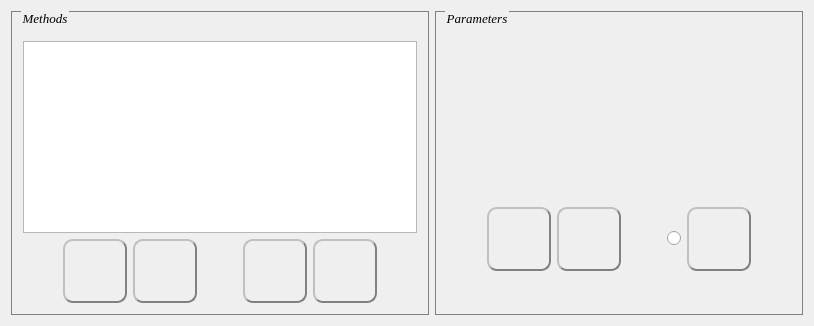
           <widget class="QWidget" name="detectionTab">
            <attribute name="title">
             <string>Critical Points Detection</string>
            </attribute>
            <layout class="QHBoxLayout" name="horizontalLayout_11">
             <item>
              <widget class="QGroupBox" name="detMethodBox">
               <property name="font">
                <font>
                 <family>Times New Roman</family>
                 <pointsize>10</pointsize>
                 <italic>true</italic>
                </font>
               </property>
               <property name="styleSheet">
                <string notr="true">QGroupBox#detMethodBox{
    border: 1px groove gray;
    margin-top: 5ex;
}

QGroupBox#detMethodBox::title{
    subcontrol-origin: margin;
    subcontrol-position: top left;
	left: 10px;
}</string>
               </property>
               <property name="title">
                <string>Methods</string>
               </property>
               <layout class="QVBoxLayout" name="verticalLayout_6">
                <item>
                 <widget class="QListWidget" name="detMethodList">
                  <property name="font">
                   <font>
                    <family>Microsoft YaHei UI</family>
                   </font>
                  </property>
                  <property name="toolTip">
                   <string>Double click to edit</string>
                  </property>
                 </widget>
                </item>
                <item>
                 <widget class="QWidget" name="widget_4" native="true">
                  <layout class="QHBoxLayout" name="horizontalLayout_3">
                   <property name="margin">
                    <number>0</number>
                   </property>
                   <item>
                    <spacer name="horizontalSpacer_14">
                     <property name="orientation">
                      <enum>Qt::Horizontal</enum>
                     </property>
                     <property name="sizeType">
                      <enum>QSizePolicy::Fixed</enum>
                     </property>
                     <property name="sizeHint" stdset="0">
                      <size>
                       <width>40</width>
                       <height>20</height>
                      </size>
                     </property>
                    </spacer>
                   </item>
                   <item>
                    <widget class="MethodButton" name="detAddButton">
                     <property name="cursor">
                      <cursorShape>PointingHandCursor</cursorShape>
                     </property>
                     <property name="toolTip">
                      <string>Add method</string>
                     </property>
                     <property name="styleSheet">
                      <string notr="true">QPushButton{
	width: 60px;
	height: 60px;
	border-radius: 10px;
	border: 2px groove gray;
	border-style: outset;
}
QPushButton:hover{
	background-color:rgba(0, 170, 255, 128);
}
QPushButton::pressed{
	background-color: rgb(200, 200, 200);
	border-style: inset;
}</string>
                     </property>
                     <property name="text">
                      <string/>
                     </property>
                     <property name="icon">
                      <iconset resource="../../dialog.qrc">
                       <normaloff>:/src/pics/plus.png</normaloff>:/src/pics/plus.png</iconset>
                     </property>
                     <property name="iconSize">
                      <size>
                       <width>128</width>
                       <height>128</height>
                      </size>
                     </property>
                    </widget>
                   </item>
                   <item>
                    <widget class="MethodButton" name="detDelButton">
                     <property name="cursor">
                      <cursorShape>PointingHandCursor</cursorShape>
                     </property>
                     <property name="toolTip">
                      <string>Delete method</string>
                     </property>
                     <property name="styleSheet">
                      <string notr="true">QPushButton{
	width: 60px;
	height: 60px;
	border-radius: 10px;
	border: 2px groove gray;
	border-style: outset;
}
QPushButton:hover{
	background-color:rgba(0, 170, 255, 128);
}
QPushButton::pressed{
	background-color: rgb(200, 200, 200);
	border-style: inset;
}</string>
                     </property>
                     <property name="text">
                      <string/>
                     </property>
                     <property name="icon">
                      <iconset resource="../../dialog.qrc">
                       <normaloff>:/src/pics/minus.png</normaloff>:/src/pics/minus.png</iconset>
                     </property>
                    </widget>
                   </item>
                   <item>
                    <spacer name="horizontalSpacer_9">
                     <property name="orientation">
                      <enum>Qt::Horizontal</enum>
                     </property>
                     <property name="sizeHint" stdset="0">
                      <size>
                       <width>40</width>
                       <height>20</height>
                      </size>
                     </property>
                    </spacer>
                   </item>
                   <item>
                    <widget class="MethodButton" name="detUpButton">
                     <property name="cursor">
                      <cursorShape>PointingHandCursor</cursorShape>
                     </property>
                     <property name="toolTip">
                      <string>Move up</string>
                     </property>
                     <property name="styleSheet">
                      <string notr="true">QPushButton{
	width: 60px;
	height: 60px;
	border-radius: 10px;
	border: 2px groove gray;
	border-style: outset;
}
QPushButton:hover{
	background-color:rgba(0, 170, 255, 128);
}
QPushButton::pressed{
	background-color: rgb(200, 200, 200);
	border-style: inset;
}</string>
                     </property>
                     <property name="text">
                      <string/>
                     </property>
                     <property name="icon">
                      <iconset resource="../../dialog.qrc">
                       <normaloff>:/src/pics/up.png</normaloff>:/src/pics/up.png</iconset>
                     </property>
                    </widget>
                   </item>
                   <item>
                    <widget class="MethodButton" name="detDownButton">
                     <property name="cursor">
                      <cursorShape>PointingHandCursor</cursorShape>
                     </property>
                     <property name="toolTip">
                      <string>Move down</string>
                     </property>
                     <property name="styleSheet">
                      <string notr="true">QPushButton{
	width: 60px;
	height: 60px;
	border-radius: 10px;
	border: 2px groove gray;
	border-style: outset;
}
QPushButton:hover{
	background-color:rgba(0, 170, 255, 128);
}
QPushButton::pressed{
	background-color: rgb(200, 200, 200);
	border-style: inset;
}</string>
                     </property>
                     <property name="text">
                      <string/>
                     </property>
                     <property name="icon">
                      <iconset resource="../../dialog.qrc">
                       <normaloff>:/src/pics/down.png</normaloff>:/src/pics/down.png</iconset>
                     </property>
                    </widget>
                   </item>
                   <item>
                    <spacer name="horizontalSpacer_15">
                     <property name="orientation">
                      <enum>Qt::Horizontal</enum>
                     </property>
                     <property name="sizeType">
                      <enum>QSizePolicy::Fixed</enum>
                     </property>
                     <property name="sizeHint" stdset="0">
                      <size>
                       <width>40</width>
                       <height>20</height>
                      </size>
                     </property>
                    </spacer>
                   </item>
                  </layout>
                 </widget>
                </item>
               </layout>
              </widget>
             </item>
             <item>
              <widget class="QGroupBox" name="detParaBox">
               <property name="font">
                <font>
                 <family>Times New Roman</family>
                 <pointsize>10</pointsize>
                 <italic>true</italic>
                </font>
               </property>
               <property name="styleSheet">
                <string notr="true">QGroupBox#detParaBox{
    border: 1px groove gray;
    margin-top: 5ex;
}

QGroupBox#detParaBox::title{
    subcontrol-origin: margin;
    subcontrol-position: top left;
	left: 10px;
}</string>
               </property>
               <property name="title">
                <string>Parameters</string>
               </property>
               <layout class="QVBoxLayout" name="verticalLayout_11">
                <item>
                 <widget class="QtTreePropertyBrowser" name="detParaBrowser" native="true">
                  <property name="font">
                   <font>
                    <family>Microsoft YaHei UI</family>
                   </font>
                  </property>
                 </widget>
                </item>
                <item>
                 <widget class="QWidget" name="widget_7" native="true">
                  <layout class="QHBoxLayout" name="horizontalLayout_8">
                   <property name="margin">
                    <number>0</number>
                   </property>
                   <item>
                    <spacer name="horizontalSpacer_8">
                     <property name="orientation">
                      <enum>Qt::Horizontal</enum>
                     </property>
                     <property name="sizeType">
                      <enum>QSizePolicy::Fixed</enum>
                     </property>
                     <property name="sizeHint" stdset="0">
                      <size>
                       <width>40</width>
                       <height>20</height>
                      </size>
                     </property>
                    </spacer>
                   </item>
                   <item>
                    <widget class="ParameterButton" name="detAddParaButton">
                     <property name="cursor">
                      <cursorShape>PointingHandCursor</cursorShape>
                     </property>
                     <property name="toolTip">
                      <string>Add parameter</string>
                     </property>
                     <property name="styleSheet">
                      <string notr="true">QPushButton{
	width: 60px;
	height: 60px;
	border-radius: 10px;
	border: 2px groove gray;
	border-style: outset;
}
QPushButton:hover{
	background-color:rgba(0, 170, 255, 128);
}
QPushButton::pressed{
	background-color: rgb(200, 200, 200);
	border-style: inset;
}</string>
                     </property>
                     <property name="text">
                      <string/>
                     </property>
                     <property name="icon">
                      <iconset resource="../../dialog.qrc">
                       <normaloff>:/src/pics/plus.png</normaloff>:/src/pics/plus.png</iconset>
                     </property>
                     <property name="iconSize">
                      <size>
                       <width>128</width>
                       <height>128</height>
                      </size>
                     </property>
                    </widget>
                   </item>
                   <item>
                    <widget class="ParameterButton" name="detDelParaButton">
                     <property name="cursor">
                      <cursorShape>PointingHandCursor</cursorShape>
                     </property>
                     <property name="toolTip">
                      <string>Delete parameter</string>
                     </property>
                     <property name="styleSheet">
                      <string notr="true">QPushButton{
	width: 60px;
	height: 60px;
	border-radius: 10px;
	border: 2px groove gray;
	border-style: outset;
}
QPushButton:hover{
	background-color:rgba(0, 170, 255, 128);
}
QPushButton::pressed{
	background-color: rgb(200, 200, 200);
	border-style: inset;
}</string>
                     </property>
                     <property name="text">
                      <string/>
                     </property>
                     <property name="icon">
                      <iconset resource="../../dialog.qrc">
                       <normaloff>:/src/pics/minus.png</normaloff>:/src/pics/minus.png</iconset>
                     </property>
                    </widget>
                   </item>
                   <item>
                    <spacer name="horizontalSpacer_18">
                     <property name="orientation">
                      <enum>Qt::Horizontal</enum>
                     </property>
                     <property name="sizeHint" stdset="0">
                      <size>
                       <width>40</width>
                       <height>20</height>
                      </size>
                     </property>
                    </spacer>
                   </item>
                   <item>
                    <widget class="QRadioButton" name="detWithSegButton">
                     <property name="font">
                      <font>
                       <family>Times New Roman</family>
                       <pointsize>10</pointsize>
                      </font>
                     </property>
                     <property name="cursor">
                      <cursorShape>PointingHandCursor</cursorShape>
                     </property>
                     <property name="toolTip">
                      <string>Detection with Segmentation (Green ON, Gray OFF)</string>
                     </property>
                     <property name="styleSheet">
                      <string notr="true">QRadioButton#detWithSegButton::indicator::checked{
	width: 64px;
	height: 64px;
	image: url(:/src/pics/greenStone.png);
}

QRadioButton#detWithSegButton::indicator::unchecked{
	width: 64px;
	height: 64px;
	image: url(:/src/pics/grayStone.png);
}</string>
                     </property>
                     <property name="text">
                      <string/>
                     </property>
                    </widget>
                   </item>
                   <item>
                    <widget class="ParameterButton" name="detEditNameButton">
                     <property name="cursor">
                      <cursorShape>PointingHandCursor</cursorShape>
                     </property>
                     <property name="toolTip">
                      <string>Edit name</string>
                     </property>
                     <property name="styleSheet">
                      <string notr="true">QPushButton{
	width: 60px;
	height: 60px;
	border-radius: 10px;
	border: 2px groove gray;
	border-style: outset;
}
QPushButton:hover{
	background-color:rgba(0, 170, 255, 128);
}
QPushButton::pressed{
	background-color: rgb(200, 200, 200);
	border-style: inset;
}</string>
                     </property>
                     <property name="text">
                      <string/>
                     </property>
                     <property name="icon">
                      <iconset resource="../../dialog.qrc">
                       <normaloff>:/src/pics/edit.png</normaloff>:/src/pics/edit.png</iconset>
                     </property>
                    </widget>
                   </item>
                   <item>
                    <spacer name="horizontalSpacer_19">
                     <property name="orientation">
                      <enum>Qt::Horizontal</enum>
                     </property>
                     <property name="sizeType">
                      <enum>QSizePolicy::Fixed</enum>
                     </property>
                     <property name="sizeHint" stdset="0">
                      <size>
                       <width>40</width>
                       <height>20</height>
                      </size>
                     </property>
                    </spacer>
                   </item>
                  </layout>
                 </widget>
                </item>
               </layout>
              </widget>
             </item>
            </layout>
           </widget>
